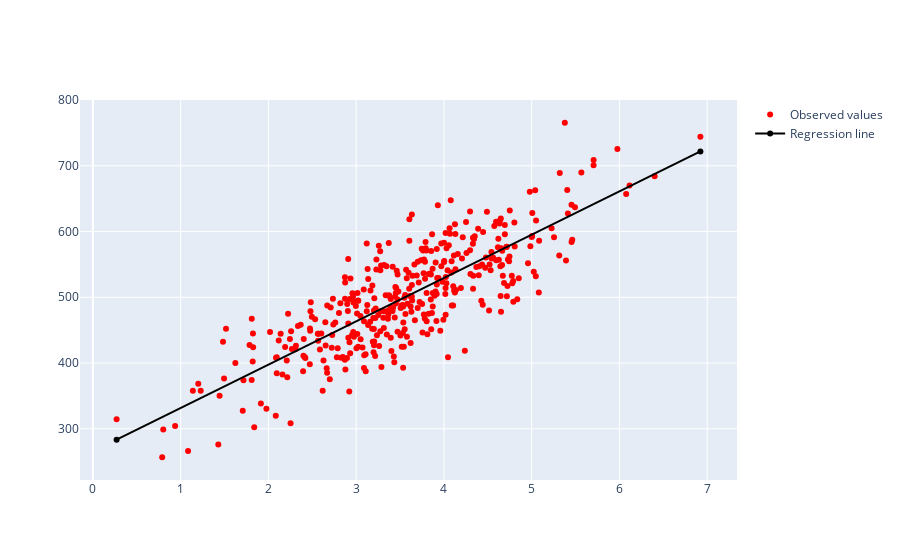

Notebook code for this chart:
### Markdown cell above
The second function is `plot_line` function, that takes $\beta_0, \beta_1, x, y$ and plots a scatter plot of the data, and the line $y = \beta_0 + \beta_1 x$. And saves the plot in `YOURNAME.png`

### Code cell
def plot_fitted_line(b0,
                     b1,
                     x,
                     y,
                     username: str):
    """
    :param b0: Intersept of line to plot
    Note: avoid this if you don't have an intercept in the previous function
    :param b1: Slope of the line to plot
    :param x: A pandas series object (i.e. a column of a dataframe),
                        where each element is a data point (x coordinates)
    :param y: A pandas series object (i.e. a column of a dataframe),
                        where each element is a label (y coordinates)
    """
    
    x1,x2 = x.min(), x.max()
    y1, y2= predict((b0,b1),np.array([x1,x2]))
    
    fig = go.Figure()
    fig.add_trace(go.Scatter(x=x.to_list(), y=y.to_list(), name='Observed values', mode='markers', marker={'color':'red'}))
    fig.add_trace(go.Scatter(x=[x1,x2], y=[y1,y2], name='Regression line',marker={'color':'black'}))
    fig.show()

plot_fitted_line(*beta, X_train, y_train,'Username?')

### Figure 1 — Plotly figure (JSON) as saved in the notebook; plotly's stock layout.template omitted (floating-point values rounded to 4 significant figures; data arrays with more than 128 entries replaced by an {"elided": "..."} marker saying what was removed)
{"data": [{"marker": {"color": "red"}, "mode": "markers", "name": "Observed values", "type": "scatter", "x": {"elided": "400 float values"}, "y": {"elided": "400 float values"}}, {"marker": {"color": "black"}, "name": "Regression line", "type": "scatter", "x": [0.2699, 6.923], "y": [283.4, 721.9]}], "layout": {}}
